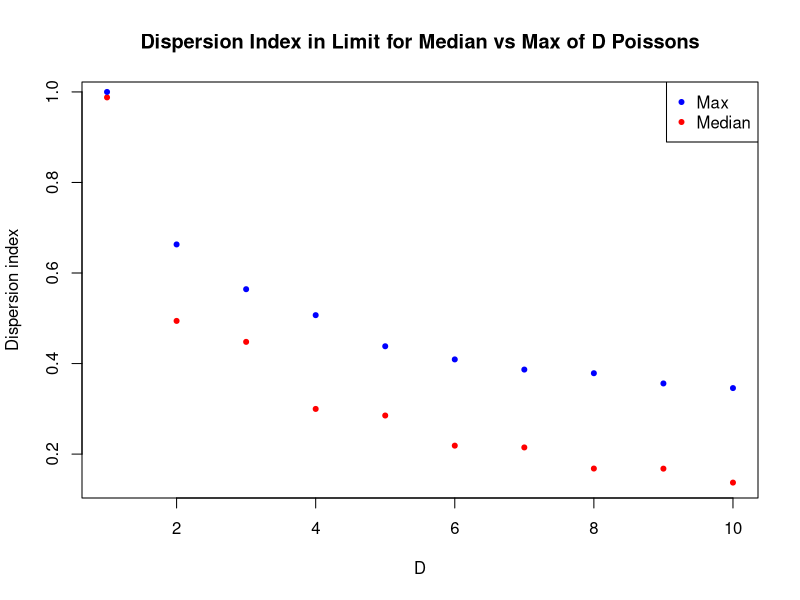

The R source for this figure: (Note: this script raises an error after producing the figure.)
## ---- chunk 1
Dvec <- seq(1,10,1)
B <- 10000
maxvar <- length(Dvec)
for(D in Dvec){
  beep <- rep(0,B)
  for(i in 1:B){
    beep[i] <- max(rnorm(D))
  }
  maxvar[D] <- var(beep)
}
## ---- chunk 2
Dvec <- seq(1,10,1)
B <- 10000
medianvar <- length(Dvec)
for(D in Dvec){
  beep <- rep(0,B)
  for(i in 1:B){
    beep[i] <- median(rnorm(D))
  }
  medianvar[D] <- var(beep)
}
## ---- chunk 3
plot(Dvec,medianvar, col="red", pch=20, xlab="D", ylab="Dispersion index",
     main="Dispersion Index in Limit for Median vs Max of D Poissons")
points(Dvec,maxvar, col="blue", pch=20)
legend("topright", 
       legend = c("Max", "Median"), 
       col = c("blue", "red"), 
       pch = 20)
## ---- chunk 4
B <- 1000
mus <- seq(1,100,1)
mean_mu <- rep(0,length(mus))
for(i in 1:length(mus)){
  mu <- mus[i]
  mean_mu[i] <- var(rmedianPois(B,mu,11))
}
plot(mus, mean_mu)
abline(a=0,b=1)
